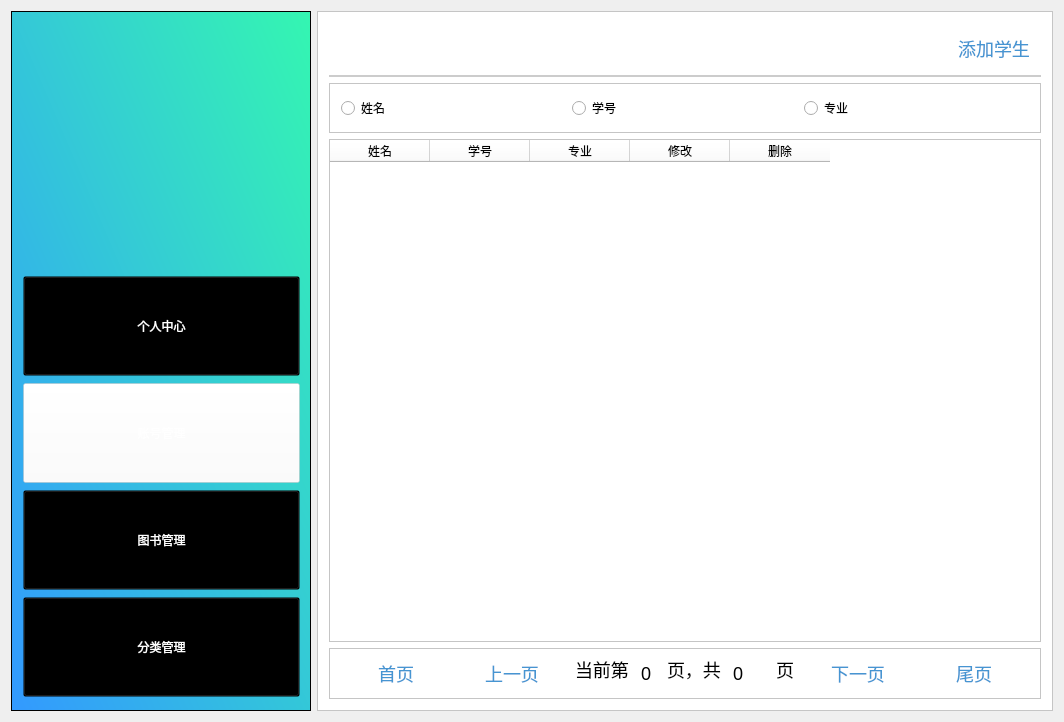
<?xml version="1.0" encoding="UTF-8"?>
<ui version="4.0">
 <class>admin_searchuser</class>
 <widget class="QWidget" name="admin_searchuser">
  <property name="geometry">
   <rect>
    <x>0</x>
    <y>0</y>
    <width>1064</width>
    <height>722</height>
   </rect>
  </property>
  <property name="windowTitle">
   <string>admin_searchuser</string>
  </property>
  <layout class="QHBoxLayout" name="horizontalLayout">
   <item>
    <widget class="QFrame" name="frame">
     <property name="sizePolicy">
      <sizepolicy hsizetype="Fixed" vsizetype="Expanding">
       <horstretch>0</horstretch>
       <verstretch>0</verstretch>
      </sizepolicy>
     </property>
     <property name="minimumSize">
      <size>
       <width>300</width>
       <height>700</height>
      </size>
     </property>
     <property name="styleSheet">
      <string notr="true">
background-color: qlineargradient(spread:pad, x1:0, y1:1, x2:1, y2:0, stop:0 rgba(51, 153, 255,1), stop:1 rgba(52, 246, 177,1));</string>
     </property>
     <property name="frameShape">
      <enum>QFrame::StyledPanel</enum>
     </property>
     <property name="frameShadow">
      <enum>QFrame::Raised</enum>
     </property>
     <widget class="QFrame" name="frame_2">
      <property name="geometry">
       <rect>
        <x>70</x>
        <y>30</y>
        <width>171</width>
        <height>176</height>
       </rect>
      </property>
      <property name="minimumSize">
       <size>
        <width>0</width>
        <height>0</height>
       </size>
      </property>
      <property name="baseSize">
       <size>
        <width>0</width>
        <height>100</height>
       </size>
      </property>
      <property name="styleSheet">
       <string notr="true">image: url(:/Library/images/logo2.png);
background:transparent;</string>
      </property>
      <property name="frameShape">
       <enum>QFrame::StyledPanel</enum>
      </property>
      <property name="frameShadow">
       <enum>QFrame::Raised</enum>
      </property>
     </widget>
     <widget class="QFrame" name="frame_8">
      <property name="geometry">
       <rect>
        <x>0</x>
        <y>230</y>
        <width>301</width>
        <height>491</height>
       </rect>
      </property>
      <property name="styleSheet">
       <string notr="true">background:transparent;</string>
      </property>
      <property name="frameShape">
       <enum>QFrame::StyledPanel</enum>
      </property>
      <property name="frameShadow">
       <enum>QFrame::Raised</enum>
      </property>
      <layout class="QVBoxLayout" name="verticalLayout_6">
       <item>
        <layout class="QVBoxLayout" name="verticalLayout">
         <property name="spacing">
          <number>7</number>
         </property>
         <property name="sizeConstraint">
          <enum>QLayout::SetDefaultConstraint</enum>
         </property>
         <item>
          <widget class="QPushButton" name="btnPersonal">
           <property name="minimumSize">
            <size>
             <width>0</width>
             <height>100</height>
            </size>
           </property>
           <property name="styleSheet">
            <string notr="true">font: 12pt &quot;微软雅黑&quot;;
color:white;
background:transparent;
cursor:pointer;</string>
           </property>
           <property name="text">
            <string>个人中心</string>
           </property>
          </widget>
         </item>
         <item>
          <widget class="QPushButton" name="btnInformationchange">
           <property name="minimumSize">
            <size>
             <width>0</width>
             <height>100</height>
            </size>
           </property>
           <property name="styleSheet">
            <string notr="true">font: 12pt &quot;微软雅黑&quot;;
color:white;
background:transparent;
cursor:pointer;
background-color:rgba(255,255,255,0.4);</string>
           </property>
           <property name="text">
            <string>账号管理</string>
           </property>
          </widget>
         </item>
         <item>
          <widget class="QPushButton" name="btnSearchbook">
           <property name="minimumSize">
            <size>
             <width>0</width>
             <height>100</height>
            </size>
           </property>
           <property name="styleSheet">
            <string notr="true">font: 12pt &quot;微软雅黑&quot;;
color:white;
background:transparent;
cursor:pointer;
</string>
           </property>
           <property name="text">
            <string>图书管理</string>
           </property>
          </widget>
         </item>
         <item>
          <widget class="QPushButton" name="btnClassify">
           <property name="minimumSize">
            <size>
             <width>0</width>
             <height>100</height>
            </size>
           </property>
           <property name="styleSheet">
            <string notr="true">font: 12pt &quot;微软雅黑&quot;;
color:white;
background:transparent;
cursor:pointer;</string>
           </property>
           <property name="text">
            <string>分类管理</string>
           </property>
          </widget>
         </item>
        </layout>
       </item>
      </layout>
     </widget>
    </widget>
   </item>
   <item>
    <widget class="QFrame" name="frame_3">
     <property name="styleSheet">
      <string notr="true">background:white;</string>
     </property>
     <property name="frameShape">
      <enum>QFrame::StyledPanel</enum>
     </property>
     <property name="frameShadow">
      <enum>QFrame::Raised</enum>
     </property>
     <layout class="QVBoxLayout" name="verticalLayout_2">
      <item>
       <widget class="QFrame" name="frame_4">
        <property name="sizePolicy">
         <sizepolicy hsizetype="Preferred" vsizetype="Fixed">
          <horstretch>0</horstretch>
          <verstretch>4</verstretch>
         </sizepolicy>
        </property>
        <property name="styleSheet">
         <string notr="true">border:2px solid #cccccc;
border-top:0px;
border-left:0px;
border-right:0px;</string>
        </property>
        <property name="frameShape">
         <enum>QFrame::StyledPanel</enum>
        </property>
        <property name="frameShadow">
         <enum>QFrame::Raised</enum>
        </property>
        <layout class="QGridLayout" name="gridLayout">
         <item row="0" column="0">
          <widget class="QTextEdit" name="txtSearch">
           <property name="sizePolicy">
            <sizepolicy hsizetype="Expanding" vsizetype="Maximum">
             <horstretch>0</horstretch>
             <verstretch>100</verstretch>
            </sizepolicy>
           </property>
           <property name="maximumSize">
            <size>
             <width>16777215</width>
             <height>30</height>
            </size>
           </property>
           <property name="styleSheet">
            <string notr="true">color:#4695d2;
border:none;
font-size:18px;</string>
           </property>
          </widget>
         </item>
         <item row="0" column="1">
          <widget class="QPushButton" name="btnSearch">
           <property name="minimumSize">
            <size>
             <width>0</width>
             <height>30</height>
            </size>
           </property>
           <property name="styleSheet">
            <string notr="true">color:#4695d2;
image: url(:/Library/images/search.png);
border:none;
font-size:18px;</string>
           </property>
           <property name="text">
            <string/>
           </property>
          </widget>
         </item>
         <item row="0" column="2">
          <widget class="QPushButton" name="pushButton_2">
           <property name="styleSheet">
            <string notr="true">color:#4695d2;
border:none;
font-size:18px;</string>
           </property>
           <property name="text">
            <string>添加学生</string>
           </property>
          </widget>
         </item>
        </layout>
       </widget>
      </item>
      <item>
       <widget class="QFrame" name="frame_6">
        <property name="maximumSize">
         <size>
          <width>16777215</width>
          <height>50</height>
         </size>
        </property>
        <property name="frameShape">
         <enum>QFrame::StyledPanel</enum>
        </property>
        <property name="frameShadow">
         <enum>QFrame::Raised</enum>
        </property>
        <layout class="QHBoxLayout" name="horizontalLayout_4">
         <item>
          <widget class="QRadioButton" name="radioName">
           <property name="text">
            <string>姓名</string>
           </property>
          </widget>
         </item>
         <item>
          <widget class="QRadioButton" name="radioCode">
           <property name="text">
            <string>学号</string>
           </property>
          </widget>
         </item>
         <item>
          <widget class="QRadioButton" name="radioMajor">
           <property name="text">
            <string>专业</string>
           </property>
          </widget>
         </item>
        </layout>
       </widget>
      </item>
      <item>
       <widget class="QTableWidget" name="tableWidget">
        <property name="sizePolicy">
         <sizepolicy hsizetype="Preferred" vsizetype="Preferred">
          <horstretch>0</horstretch>
          <verstretch>0</verstretch>
         </sizepolicy>
        </property>
        <column>
         <property name="text">
          <string>姓名</string>
         </property>
        </column>
        <column>
         <property name="text">
          <string>学号</string>
         </property>
        </column>
        <column>
         <property name="text">
          <string>专业</string>
         </property>
        </column>
        <column>
         <property name="text">
          <string>修改</string>
         </property>
        </column>
        <column>
         <property name="text">
          <string>删除</string>
         </property>
        </column>
       </widget>
      </item>
      <item>
       <widget class="QFrame" name="frame_5">
        <property name="sizePolicy">
         <sizepolicy hsizetype="Preferred" vsizetype="Fixed">
          <horstretch>0</horstretch>
          <verstretch>0</verstretch>
         </sizepolicy>
        </property>
        <property name="frameShape">
         <enum>QFrame::StyledPanel</enum>
        </property>
        <property name="frameShadow">
         <enum>QFrame::Raised</enum>
        </property>
        <layout class="QHBoxLayout" name="horizontalLayout_2">
         <item>
          <widget class="QPushButton" name="btnFirstPage">
           <property name="sizePolicy">
            <sizepolicy hsizetype="Preferred" vsizetype="Fixed">
             <horstretch>0</horstretch>
             <verstretch>0</verstretch>
            </sizepolicy>
           </property>
           <property name="styleSheet">
            <string notr="true">color:#4695d2;
border:none;
font-size:18px;</string>
           </property>
           <property name="text">
            <string>首页</string>
           </property>
          </widget>
         </item>
         <item>
          <widget class="QPushButton" name="btnLastPage">
           <property name="sizePolicy">
            <sizepolicy hsizetype="Preferred" vsizetype="Fixed">
             <horstretch>0</horstretch>
             <verstretch>0</verstretch>
            </sizepolicy>
           </property>
           <property name="styleSheet">
            <string notr="true">color:#4695d2;
border:none;
font-size:18px;</string>
           </property>
           <property name="text">
            <string>上一页</string>
           </property>
          </widget>
         </item>
         <item>
          <layout class="QHBoxLayout" name="horizontalLayout_3">
           <item>
            <widget class="QLineEdit" name="lineEdit_4">
             <property name="sizePolicy">
              <sizepolicy hsizetype="Maximum" vsizetype="Preferred">
               <horstretch>0</horstretch>
               <verstretch>0</verstretch>
              </sizepolicy>
             </property>
             <property name="maximumSize">
              <size>
               <width>60</width>
               <height>16777215</height>
              </size>
             </property>
             <property name="styleSheet">
              <string notr="true">border:none;
font-size:18px;</string>
             </property>
             <property name="text">
              <string>当前第</string>
             </property>
            </widget>
           </item>
           <item>
            <widget class="QLineEdit" name="etIndexPage">
             <property name="sizePolicy">
              <sizepolicy hsizetype="Maximum" vsizetype="Preferred">
               <horstretch>0</horstretch>
               <verstretch>0</verstretch>
              </sizepolicy>
             </property>
             <property name="maximumSize">
              <size>
               <width>20</width>
               <height>16777215</height>
              </size>
             </property>
             <property name="styleSheet">
              <string notr="true">border:none;
font-size:18px;</string>
             </property>
             <property name="text">
              <string>0</string>
             </property>
            </widget>
           </item>
           <item>
            <widget class="QLineEdit" name="lineEdit_2">
             <property name="sizePolicy">
              <sizepolicy hsizetype="Maximum" vsizetype="Preferred">
               <horstretch>0</horstretch>
               <verstretch>0</verstretch>
              </sizepolicy>
             </property>
             <property name="maximumSize">
              <size>
               <width>60</width>
               <height>16777215</height>
              </size>
             </property>
             <property name="styleSheet">
              <string notr="true">border:none;
font-size:18px;</string>
             </property>
             <property name="text">
              <string>页，共</string>
             </property>
            </widget>
           </item>
           <item>
            <widget class="QLineEdit" name="etCountPage">
             <property name="sizePolicy">
              <sizepolicy hsizetype="Maximum" vsizetype="Preferred">
               <horstretch>0</horstretch>
               <verstretch>0</verstretch>
              </sizepolicy>
             </property>
             <property name="maximumSize">
              <size>
               <width>40</width>
               <height>16777215</height>
              </size>
             </property>
             <property name="styleSheet">
              <string notr="true">border:none;
font-size:18px;
</string>
             </property>
             <property name="text">
              <string>0</string>
             </property>
            </widget>
           </item>
           <item>
            <widget class="QLineEdit" name="lineEdit">
             <property name="sizePolicy">
              <sizepolicy hsizetype="Maximum" vsizetype="Preferred">
               <horstretch>0</horstretch>
               <verstretch>0</verstretch>
              </sizepolicy>
             </property>
             <property name="maximumSize">
              <size>
               <width>20</width>
               <height>16777215</height>
              </size>
             </property>
             <property name="styleSheet">
              <string notr="true">border:none;
font-size:18px;</string>
             </property>
             <property name="text">
              <string>页</string>
             </property>
            </widget>
           </item>
          </layout>
         </item>
         <item>
          <widget class="QPushButton" name="btnNextPage">
           <property name="sizePolicy">
            <sizepolicy hsizetype="Preferred" vsizetype="Fixed">
             <horstretch>0</horstretch>
             <verstretch>0</verstretch>
            </sizepolicy>
           </property>
           <property name="styleSheet">
            <string notr="true">color:#4695d2;
border:none;
font-size:18px;</string>
           </property>
           <property name="text">
            <string>下一页</string>
           </property>
          </widget>
         </item>
         <item>
          <widget class="QPushButton" name="btnTheLast">
           <property name="sizePolicy">
            <sizepolicy hsizetype="Preferred" vsizetype="Fixed">
             <horstretch>0</horstretch>
             <verstretch>0</verstretch>
            </sizepolicy>
           </property>
           <property name="styleSheet">
            <string notr="true">color:#4695d2;
border:none;
font-size:18px;</string>
           </property>
           <property name="text">
            <string>尾页</string>
           </property>
          </widget>
         </item>
        </layout>
       </widget>
      </item>
     </layout>
    </widget>
   </item>
  </layout>
 </widget>
 <layoutdefault spacing="6" margin="11"/>
 <resources>
  <include location="library.qrc"/>
 </resources>
 <connections/>
</ui>
